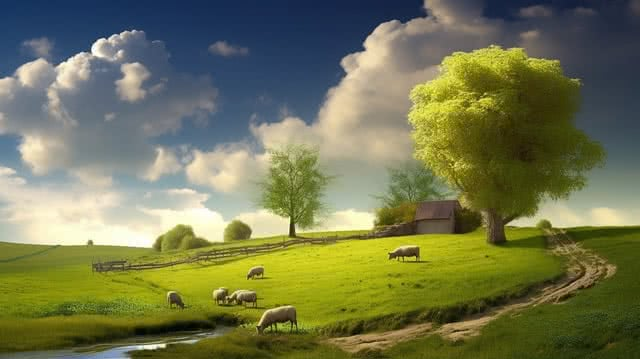
#> input picture img.jpg, 640 x 359 px
$ python try3.py
#> lines starting #> are read from the running program, lines starting #| are printed output that depends on the picture
import cv2
img=cv2.resize(cv2.imread("img.jpg"),(600,300))
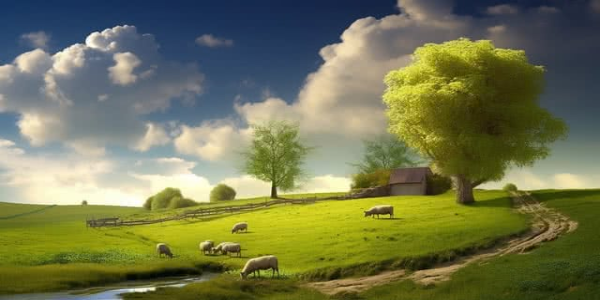
#> img: shape (300, 600, 3); mean B, G, R 80, 119, 114.9
rotation_matrix=cv2.getRotationMatrix2D((img.shape[1]/2,img.shape[0]/2),30,1)
rotated_img=cv2.warpAffine(img,rotation_matrix,(img.shape[1],img.shape[0]))
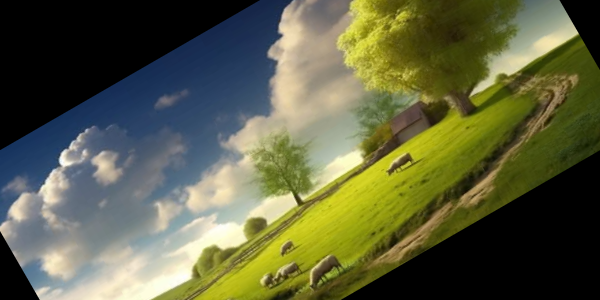
#> rotated_img: shape (300, 600, 3); mean B, G, R 66.1, 96.4, 93.4
cv2.imshow("Resized Image",img)
cv2.imshow("Rotated image",rotated_img)
cv2.waitKey(0)
cv2.destroyAllWindows()
